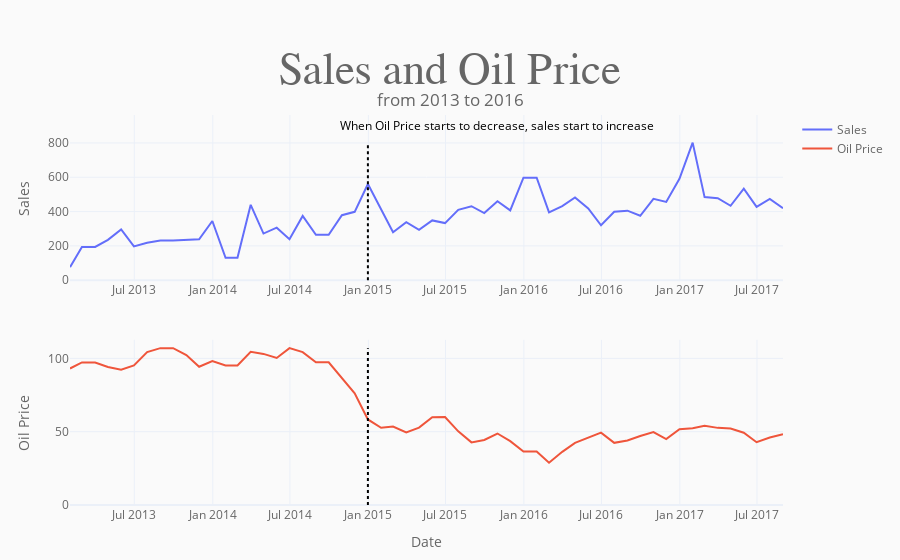

Write notebook code for a chart like this one.
### Code cell
fig = make_subplots(rows=2, cols=1)
# adding traces
fig.add_trace(go.Scatter(x=sales_oil_by_month.index, y=sales_oil_by_month.sales, mode="lines", name="Sales"), row=1, col=1)
fig.add_trace(go.Scatter(x=sales_oil_by_month.index, y=sales_oil_by_month.dcoilwtico, mode="lines", name="Oil Price"), row=2, col=1)
# updating axis titles
fig.update_xaxes(title_text="Date", row=2, col=1)
fig.update_yaxes(title_text="Sales", row=1, col=1)
fig.update_yaxes(title_text="Oil Price", row=2, col=1)
# add vertical line in the plot
fig.update_layout(
        shapes=[
        dict(type="line", x0=pd.to_datetime("2014-12-31"), xref="x", y0=0, yref="y", x1=pd.to_datetime("2014-12-31"),
        y1=sales_oil_by_month.sales.max(),
        line=dict(color="black", width=2, dash="dot")),
        dict(type="line", x0=pd.to_datetime("2014-12-31"), xref="x2", y0=0, yref="y2", x1=pd.to_datetime("2014-12-31"),
        y1=sales_oil_by_month.dcoilwtico.max(),
        line=dict(color="black", width=2, dash="dot")),
        ],
        
        annotations=[
                dict(x=pd.to_datetime("2015-10-31"), y=sales_oil_by_month.sales.max()+100, xref="x", yref="y",
        text="When Oil Price starts to decrease, sales start to increase", showarrow=False, font=dict(color="black", size=12))
        ]
)
# add annotation
fig.update_layout(
        )
# updating figure layout
fig.update_layout(template="plotly_white",
                    plot_bgcolor='#fafafa', paper_bgcolor='#fafafa',
                    margin=dict(b=20,r=60,l=70,t=115),
                    title={'text': "<span style='font-size:45px; color=#444; font-family:Times New Roman'>Sales and Oil Price</span><br>from 2013 to 2016<b><br><br>",
                            'y':0.85, 'x':0.5,
                            'xanchor': 'center', 'yanchor': 'top'},
                    font=dict(color='#666'),
                    )
fig.show()

### Figure 1 — Plotly figure (JSON) as saved in the notebook; plotly's stock layout.template omitted (floating-point values rounded to 4 significant figures)
{"data": [{"mode": "lines", "name": "Sales", "type": "scatter", "x": ["2013-01-31T00:00:00", "2013-02-28T00:00:00", "2013-03-31T00:00:00", "2013-04-30T00:00:00", "2013-05-31T00:00:00", "2013-06-30T00:00:00", "2013-07-31T00:00:00", "2013-08-31T00:00:00", "2013-09-30T00:00:00", "2013-10-31T00:00:00", "2013-11-30T00:00:00", "2013-12-31T00:00:00", "2014-01-31T00:00:00", "2014-02-28T00:00:00", "2014-03-31T00:00:00", "2014-04-30T00:00:00", "2014-05-31T00:00:00", "2014-06-30T00:00:00", "2014-07-31T00:00:00", "2014-08-31T00:00:00", "2014-09-30T00:00:00", "2014-10-31T00:00:00", "2014-11-30T00:00:00", "2014-12-31T00:00:00", "2015-01-31T00:00:00", "2015-02-28T00:00:00", "2015-03-31T00:00:00", "2015-04-30T00:00:00", "2015-05-31T00:00:00", "2015-06-30T00:00:00", "2015-07-31T00:00:00", "2015-08-31T00:00:00", "2015-09-30T00:00:00", "2015-10-31T00:00:00", "2015-11-30T00:00:00", "2015-12-31T00:00:00", "2016-01-31T00:00:00", "2016-02-29T00:00:00", "2016-03-31T00:00:00", "2016-04-30T00:00:00", "2016-05-31T00:00:00", "2016-06-30T00:00:00", "2016-07-31T00:00:00", "2016-08-31T00:00:00", "2016-09-30T00:00:00", "2016-10-31T00:00:00", "2016-11-30T00:00:00", "2016-12-31T00:00:00", "2017-01-31T00:00:00", "2017-02-28T00:00:00", "2017-03-31T00:00:00", "2017-04-30T00:00:00", "2017-05-31T00:00:00", "2017-06-30T00:00:00", "2017-07-31T00:00:00", "2017-08-31T00:00:00"], "xaxis": "x", "y": [76.11, 193.5, 193.5, 235.4, 295.3, 196.7, 218.5, 231.5, 231.5, 236.2, 238.6, 345.0, 130.3, 130.3, 439.4, 271.8, 305.9, 238.9, 374.6, 264.3, 264.3, 378.7, 398.5, 560.5, 414.7, 279.5, 337.7, 293.3, 348.4, 332.8, 410.4, 431.2, 391.2, 460.2, 407.0, 597.4, 597.4, 395.5, 432.2, 481.8, 418.5, 320.0, 398.7, 405.1, 375.4, 473.9, 456.2, 591.2, 801.8, 484.4, 478.1, 433.6, 533.4, 427.1, 474.2, 419.1], "yaxis": "y"}, {"mode": "lines", "name": "Oil Price", "type": "scatter", "x": ["2013-01-31T00:00:00", "2013-02-28T00:00:00", "2013-03-31T00:00:00", "2013-04-30T00:00:00", "2013-05-31T00:00:00", "2013-06-30T00:00:00", "2013-07-31T00:00:00", "2013-08-31T00:00:00", "2013-09-30T00:00:00", "2013-10-31T00:00:00", "2013-11-30T00:00:00", "2013-12-31T00:00:00", "2014-01-31T00:00:00", "2014-02-28T00:00:00", "2014-03-31T00:00:00", "2014-04-30T00:00:00", "2014-05-31T00:00:00", "2014-06-30T00:00:00", "2014-07-31T00:00:00", "2014-08-31T00:00:00", "2014-09-30T00:00:00", "2014-10-31T00:00:00", "2014-11-30T00:00:00", "2014-12-31T00:00:00", "2015-01-31T00:00:00", "2015-02-28T00:00:00", "2015-03-31T00:00:00", "2015-04-30T00:00:00", "2015-05-31T00:00:00", "2015-06-30T00:00:00", "2015-07-31T00:00:00", "2015-08-31T00:00:00", "2015-09-30T00:00:00", "2015-10-31T00:00:00", "2015-11-30T00:00:00", "2015-12-31T00:00:00", "2016-01-31T00:00:00", "2016-02-29T00:00:00", "2016-03-31T00:00:00", "2016-04-30T00:00:00", "2016-05-31T00:00:00", "2016-06-30T00:00:00", "2016-07-31T00:00:00", "2016-08-31T00:00:00", "2016-09-30T00:00:00", "2016-10-31T00:00:00", "2016-11-30T00:00:00", "2016-12-31T00:00:00", "2017-01-31T00:00:00", "2017-02-28T00:00:00", "2017-03-31T00:00:00", "2017-04-30T00:00:00", "2017-05-31T00:00:00", "2017-06-30T00:00:00", "2017-07-31T00:00:00", "2017-08-31T00:00:00"], "xaxis": "x2", "y": [93.14, 97.25, 97.25, 94.14, 92.31, 95.25, 104.3, 107.0, 107.0, 102.3, 94.31, 98.24, 95.14, 95.14, 104.5, 103.1, 100.3, 107.0, 104.3, 97.32, 97.32, 86.84, 76.25, 58.36, 52.72, 53.56, 49.59, 52.77, 59.91, 59.95, 50.25, 42.73, 44.4, 48.77, 43.53, 36.54, 36.54, 28.84, 36.28, 42.35, 45.72, 49.34, 42.4, 43.99, 47.07, 49.76, 44.91, 51.72, 52.36, 54.02, 52.63, 52.23, 49.31, 42.86, 46.05, 48.31], "yaxis": "y2"}], "layout": {"annotations": [{"font": {"color": "black", "size": 12}, "showarrow": false, "text": "When Oil Price starts to decrease, sales start to increase", "x": "2015-10-31T00:00:00", "xref": "x", "y": 901.8, "yref": "y"}], "font": {"color": "#666"}, "margin": {"b": 20, "l": 70, "r": 60, "t": 115}, "paper_bgcolor": "#fafafa", "plot_bgcolor": "#fafafa", "shapes": [{"line": {"color": "black", "dash": "dot", "width": 2}, "type": "line", "x0": "2014-12-31T00:00:00", "x1": "2014-12-31T00:00:00", "xref": "x", "y0": 0, "y1": 801.8, "yref": "y"}, {"line": {"color": "black", "dash": "dot", "width": 2}, "type": "line", "x0": "2014-12-31T00:00:00", "x1": "2014-12-31T00:00:00", "xref": "x2", "y0": 0, "y1": 107.0, "yref": "y2"}], "title": {"text": "<span style='font-size:45px; color=#444; font-family:Times New Roman'>Sales and Oil Price</span><br>from 2013 to 2016<b><br><br>", "x": 0.5, "xanchor": "center", "y": 0.85, "yanchor": "top"}, "xaxis": {"anchor": "y", "domain": [0, 1]}, "xaxis2": {"anchor": "y2", "domain": [0, 1], "title": {"text": "Date"}}, "yaxis": {"anchor": "x", "domain": [0.575, 1], "title": {"text": "Sales"}}, "yaxis2": {"anchor": "x2", "domain": [0, 0.425], "title": {"text": "Oil Price"}}}}
